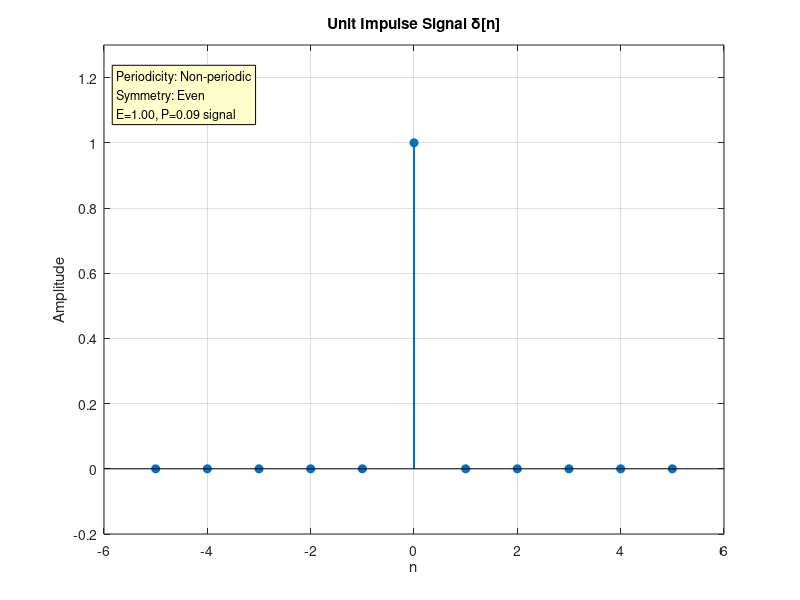
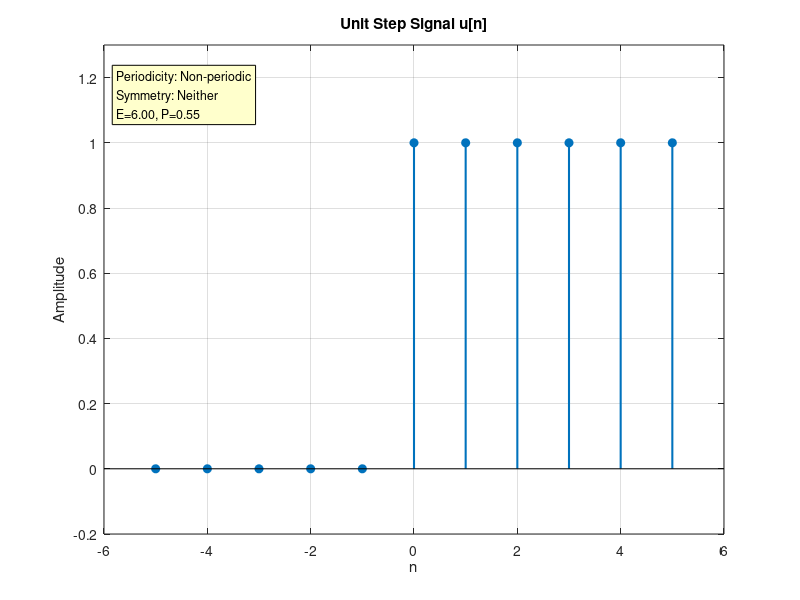
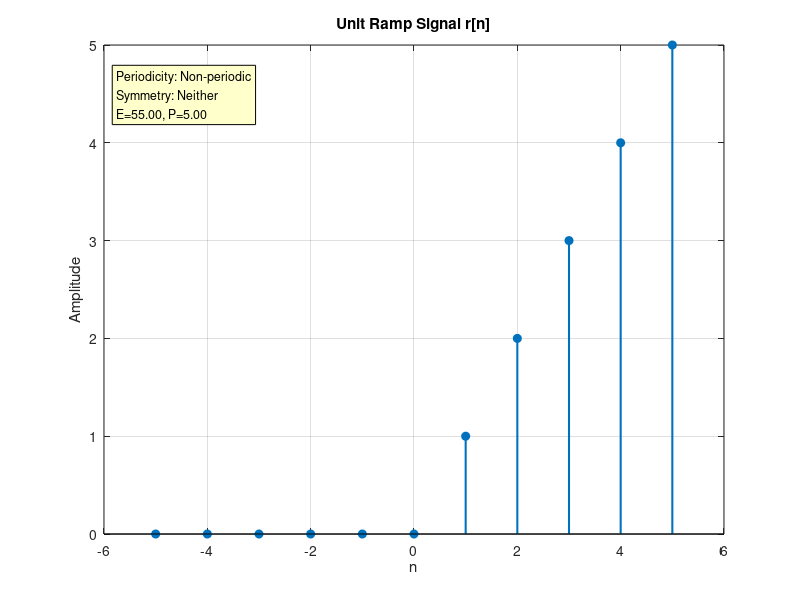
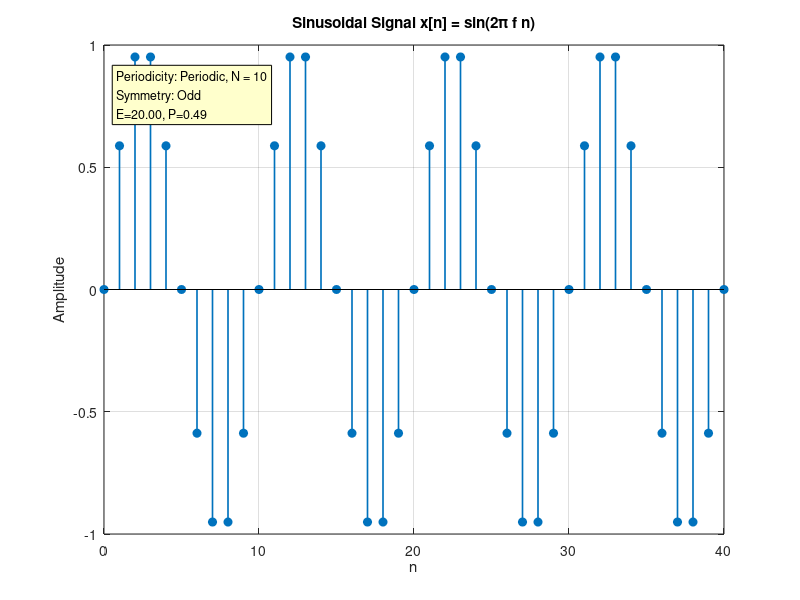

Write MATLAB code to recreate these figures, in order.
% =========================================================================
% Experiment: Generation and Classification of Basic Signals
% Signals   : Unit Impulse, Unit Step, Unit Ramp, Sinusoidal, Exponential
% Classify  : Periodic/Non-periodic, Even/Odd/Neither, Energy/Power
% Tool      : GNU Octave
% Each plot also displays its classification results as an on-graph label.
% =========================================================================

clc;
clear all;
close all;

%% -------------------- SIGNAL DEFINITIONS -------------------------------
n1 = -5:5;  x1 = (n1 == 0);              % Unit impulse
n2 = -5:5;  x2 = (n2 >= 0);              % Unit step
n3 = -5:5;  x3 = n3 .* (n3 >= 0);        % Unit ramp
f  = 0.1;   n4 = 0:40;  x4 = sin(2*pi*f*n4);   % Sinusoidal
a  = 0.8;   n5 = 0:10;  x5 = a .^ n5;          % Exponential

% =========================================================================
%                       SIGNAL CLASSIFICATION (computed first)
% =========================================================================

%% --- (A) PERIODICITY ---
per_impulse = 'Non-periodic';
per_step    = 'Non-periodic';
per_ramp    = 'Non-periodic';

[num, den] = rat(f);                     % check if f is rational -> periodic
if den ~= 0
    per_sine = sprintf('Periodic, N = %d', den);
else
    per_sine = 'Non-periodic';
end

if a == 1
    per_exp = 'Periodic (constant)';
else
    per_exp = 'Non-periodic';
end

%% --- (B) EVEN / ODD (evaluated on symmetric index range -10:10) ---
nn = -10:10;
sig_impulse = (nn == 0);
sig_step    = (nn >= 0);
sig_ramp    = nn .* (nn >= 0);
sig_sine    = sin(2*pi*f*nn);
sig_exp     = a .^ nn .* (nn >= 0);

names_eo    = {'Impulse','Step','Ramp','Sine','Exponential'};
all_sigs_eo = {sig_impulse, sig_step, sig_ramp, sig_sine, sig_exp};
eo_result   = cell(1,5);

for k = 1:numel(all_sigs_eo)
    x  = all_sigs_eo{k};
    xf = fliplr(x);                      % represents x[-n]
    if isequal(x, xf)
        eo_result{k} = 'Even';
    elseif isequal(x, -xf)
        eo_result{k} = 'Odd';
    else
        eo_result{k} = 'Neither';
    end
end
[eo_impulse, eo_step, eo_ramp, eo_sine, eo_exp] = eo_result{:};

%% --- (C) ENERGY / POWER (over the finite simulated window) ---
names_ep    = {'Impulse','Step','Ramp','Sine','Exponential'};
all_sigs_ep = {x1, x2, x3, x4, x5};
ep_result   = cell(1,5);

for k = 1:numel(all_sigs_ep)
    x = all_sigs_ep{k};
    N = length(x);
    E = sum(abs(x).^2);
    P = E / N;
    if E < inf && P == 0
        ep_result{k} = sprintf('Energy (E=%.2f)', E);
    else
        ep_result{k} = sprintf('E=%.2f, P=%.2f', E, P);
    end
end
[ep_impulse, ep_step, ep_ramp, ep_sine, ep_exp] = ep_result{:};

% Also print full summary to the command window
printf('\n================ SIGNAL CLASSIFICATION ================\n');
printf('%-12s %-16s %-10s %s\n', 'Signal', 'Periodicity', 'Even/Odd', 'Energy/Power');
printf('%-12s %-16s %-10s %s\n', 'Impulse',   per_impulse, eo_impulse, ep_impulse);
printf('%-12s %-16s %-10s %s\n', 'Step',      per_step,    eo_step,    ep_step);
printf('%-12s %-16s %-10s %s\n', 'Ramp',      per_ramp,    eo_ramp,    ep_ramp);
printf('%-12s %-16s %-10s %s\n', 'Sine',      per_sine,    eo_sine,    ep_sine);
printf('%-12s %-16s %-10s %s\n', 'Exponential', per_exp,   eo_exp,     ep_exp);
printf('=========================================================\n');
printf('Note: Step/Ramp classifications above are for the finite\n');
printf('simulated window. Over infinite duration, Step is a POWER\n');
printf('signal and Ramp is NEITHER energy nor power.\n');

% =========================================================================
%                       PLOTS WITH CLASSIFICATION LABELS
% =========================================================================

%% -------------------- 1. UNIT IMPULSE -----------------------------------
figure(1);
stem(n1, x1, 'filled', 'LineWidth', 1.5);
title('Unit Impulse Signal \delta[n]');
xlabel('n'); ylabel('Amplitude'); grid on;
ylim([-0.2 1.3]);
label1 = sprintf('Periodicity: %s\nSymmetry: %s\n%s signal', ...
                  per_impulse, eo_impulse, ep_impulse);
text(0.02, 0.95, label1, 'Units', 'normalized', 'VerticalAlignment', 'top', ...
     'BackgroundColor', [1 1 0.8], 'EdgeColor', 'black', 'FontSize', 9);

%% -------------------- 2. UNIT STEP --------------------------------------
figure(2);
stem(n2, x2, 'filled', 'LineWidth', 1.5);
title('Unit Step Signal u[n]');
xlabel('n'); ylabel('Amplitude'); grid on;
ylim([-0.2 1.3]);
label2 = sprintf('Periodicity: %s\nSymmetry: %s\n%s', ...
                  per_step, eo_step, ep_step);
text(0.02, 0.95, label2, 'Units', 'normalized', 'VerticalAlignment', 'top', ...
     'BackgroundColor', [1 1 0.8], 'EdgeColor', 'black', 'FontSize', 9);

%% -------------------- 3. UNIT RAMP --------------------------------------
figure(3);
stem(n3, x3, 'filled', 'LineWidth', 1.5);
title('Unit Ramp Signal r[n]');
xlabel('n'); ylabel('Amplitude'); grid on;
label3 = sprintf('Periodicity: %s\nSymmetry: %s\n%s', ...
                  per_ramp, eo_ramp, ep_ramp);
text(0.02, 0.95, label3, 'Units', 'normalized', 'VerticalAlignment', 'top', ...
     'BackgroundColor', [1 1 0.8], 'EdgeColor', 'black', 'FontSize', 9);

%% -------------------- 4. SINUSOIDAL --------------------------------------
figure(4);
stem(n4, x4, 'filled', 'LineWidth', 1.2);
title('Sinusoidal Signal x[n] = sin(2\pi f n)');
xlabel('n'); ylabel('Amplitude'); grid on;
label4 = sprintf('Periodicity: %s\nSymmetry: %s\n%s', ...
                  per_sine, eo_sine, ep_sine);
text(0.02, 0.95, label4, 'Units', 'normalized', 'VerticalAlignment', 'top', ...
     'BackgroundColor', [1 1 0.8], 'EdgeColor', 'black', 'FontSize', 9);

%% -------------------- 5. EXPONENTIAL --------------------------------------
figure(5);
stem(n5, x5, 'filled', 'LineWidth', 1.5);
title('Exponential Signal x[n] = a^n , a = 0.8');
xlabel('n'); ylabel('Amplitude'); grid on;
label5 = sprintf('Periodicity: %s\nSymmetry: %s\n%s', ...
                  per_exp, eo_exp, ep_exp);
text(0.02, 0.95, label5, 'Units', 'normalized', 'VerticalAlignment', 'top', ...
     'BackgroundColor', [1 1 0.8], 'EdgeColor', 'black', 'FontSize', 9);
